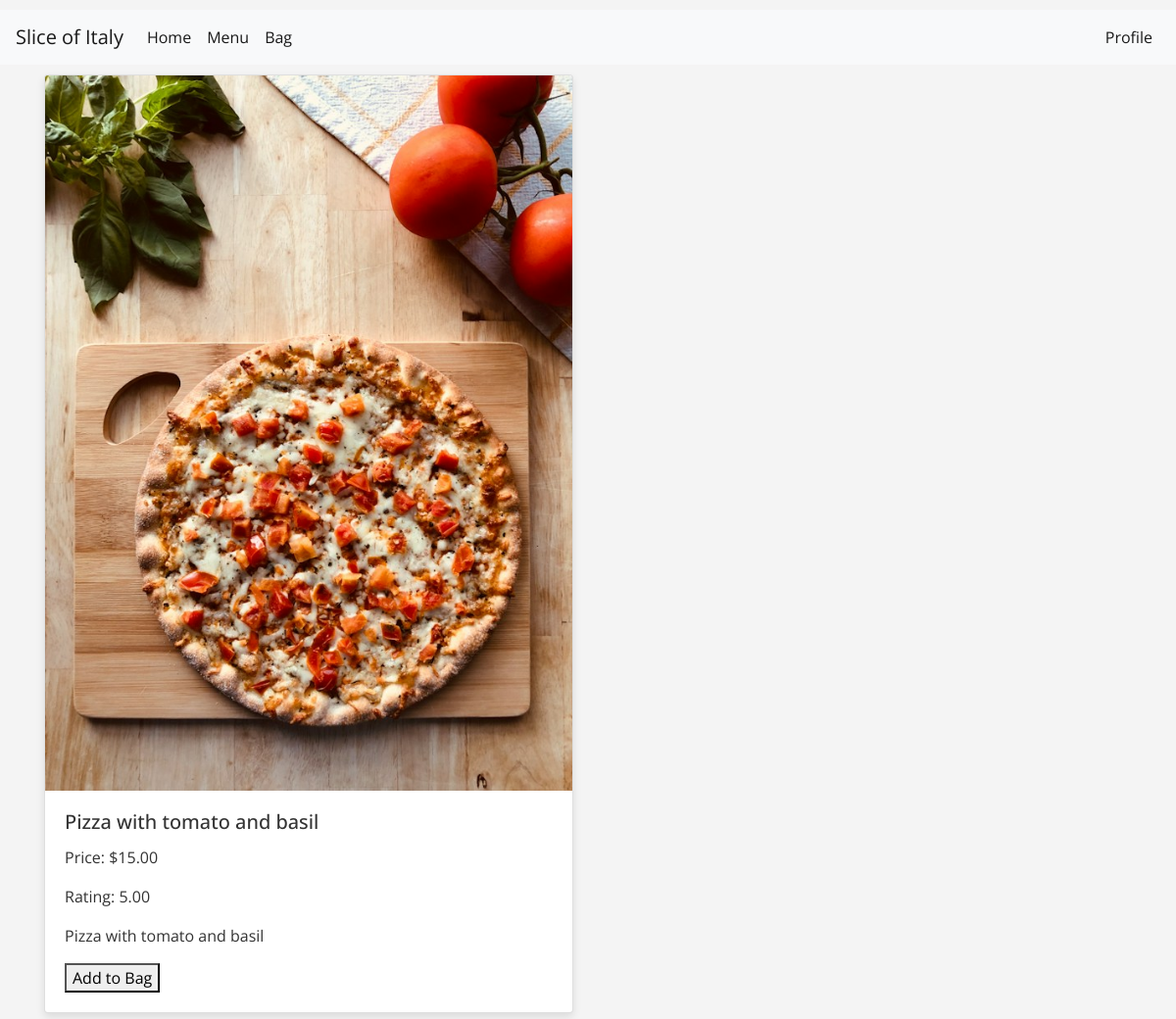
/pizzas/pizza/2/, run on the app's committed database.
### pizzas/models.py (models this page shows, shortened)
class Pizza(models.Model):
    category = models.ForeignKey('Category', null=True, blank=True, on_delete=models.SET_NULL)
    sku = models.CharField(max_length=254, null=True, blank=True)
    name = models.CharField(max_length=254)
    description = models.TextField()
    price = models.DecimalField(max_digits=6, decimal_places=2)
    rating = models.DecimalField(max_digits=6, decimal_places=2, null=True, blank=True)
    image_url = models.URLField(max_length=1024, null=True, blank=True)
    image = models.ImageField(null=True, blank=True)

### pizzas/views.py (the view)
# urls.py: path('pizza/<int:pizza_id>/', views.pizzas_detail, name='pizzas_detail'),
def pizzas_detail(request, pizza_id):
    pizza = get_object_or_404(Pizza, pk=pizza_id)
    context = {
        'pizza': pizza,
    }
    return render(request, 'pizzas/pizzas_detail.html', context)

### pizzas/templates/pizzas/pizzas_detail.html (shortened to what this page needs)
{% extends "base.html" %}
{% block content %}
<div class="container">
    <div class="row">
        <div class="col-md-6 mb-3">
            <div class="card h-100">
                <img src="{{ pizza.image.url }}" class="card-img-top" alt="{{ pizza.name }}">
                <div class="card-body">
                    <h5 class="card-title">{{ pizza.name }}</h5>
                    <p class="card-text">Price: ${{ pizza.price }}</p>
                    <p class="card-text">Rating: {{ pizza.rating }}</p>
                    <p class="card-text">{{ pizza.description }}</p>
                    <form method="post" action="{% url 'add_to_bag' %}">
                        <button type="submit">Add to Bag</button>
                    </form>
                </div>
            </div>
        </div>
    </div>
</div>
{% endblock %}

### static/css/base.css (style rules this page uses)
:root { --primary-color: #008d41; --secondary-color: #F4F4F4; --accent-color: #CE2B37; --text-color: #333; --footer-background: #333; --font-primary: 'Open Sans', sans-serif; --font-secondary: 'Lobster', cursive; }
body, html { margin: 0; padding: 0; height: 100%; font-family: var(--font-primary); background-color: var(--secondary-color); color: var(--text-color); }
.card { box-shadow: 0 4px 8px rgba(0, 0, 0, 0.1); transition: transform 0.3s ease-in-out; }

### data on the page
Pizza: image (picture), name "Pizza with tomato and basil", price "15.00", rating "5.00", description "Pizza with tomato and basil"
